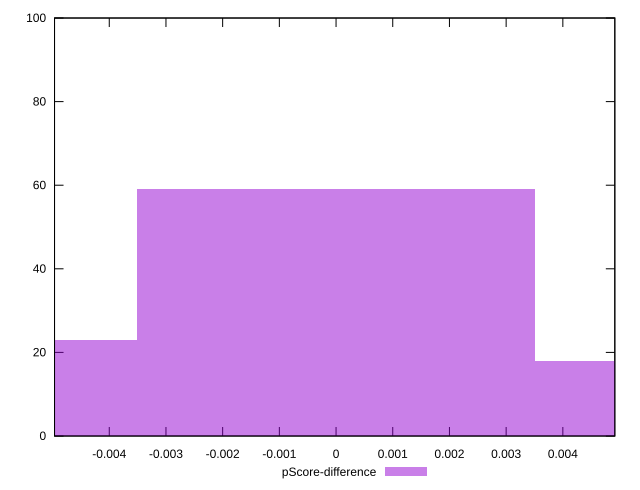

Recreate this plot in gnuplot.
reset

$pScoreDifference <<EOF
0 59
-0.0070083692518460505 23
0.0070083692518460505 18
EOF

set key outside below
set boxwidth 0.0070083692518460505
set xrange [-0.0049652693745697585:0.004916886502322915]
set yrange [0:100]
set trange [0:100]
set style fill transparent solid 0.5 noborder
set terminal svg size 640, 490 enhanced background rgb 'white'
set output "reprap/mainthread-work-breakdown/samples/pages+cached/pScore-difference/histogram.svg"

plot $pScoreDifference title "pScore-difference" with boxes

reset
